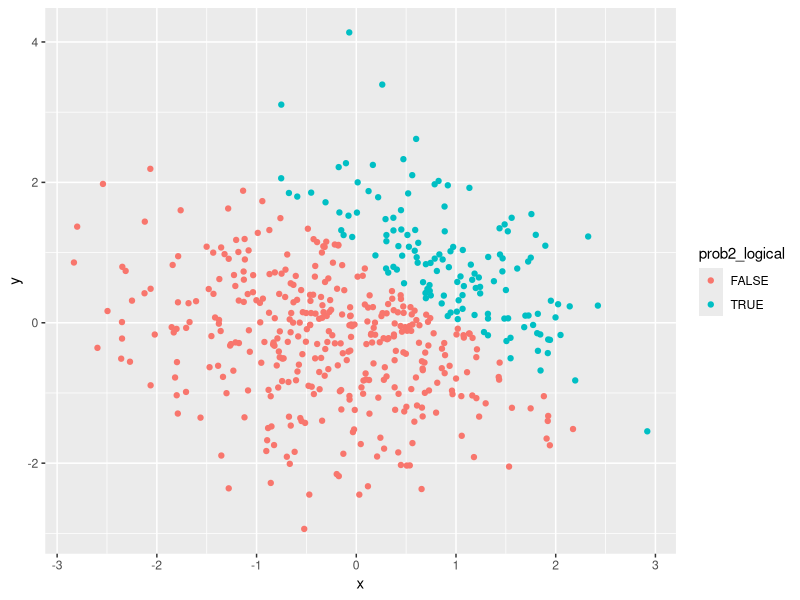

The R script that drew this image:
## ---- chunk 1
library(tidyverse)
## ---- chunk 2
prob1_df = tibble (
  prob1_sample = rnorm(8, mean=0, sd = 1),
  prob1_sample_over0 = prob1_sample > 0,
  prob1_char = c("I","Am", "A", "Little", "Confused", "Is", "This", "Right"),
  prob1_factor = factor(c("yes", "no", "maybe", "yes", "no", "maybe", "yes", "no"))
)
## ---- chunk 3
as.numeric(pull(prob1_df, prob1_sample_over0))*pull(prob1_df, prob1_sample)
as.factor(pull(prob1_df, prob1_sample_over0))*pull(prob1_df, prob1_sample)
as.numeric(as.factor(pull(prob1_df, prob1_sample_over0)))*pull(prob1_df, prob1_sample)
## ---- chunk 4
prob2_df = tibble(
  x = rnorm(500, mean = 0, sd = 1),
  y = rnorm(500, mean = 0, sd = 1),
  prob2_logical = (x + y) > 1,
  prob2_nvector = as.numeric(prob2_logical),
  prob2_fvector = as.factor(prob2_logical)
)
## ---- chunk 5
ggplot(prob2_df, aes(x = x, y = y, color = prob2_logical)) + geom_point()
